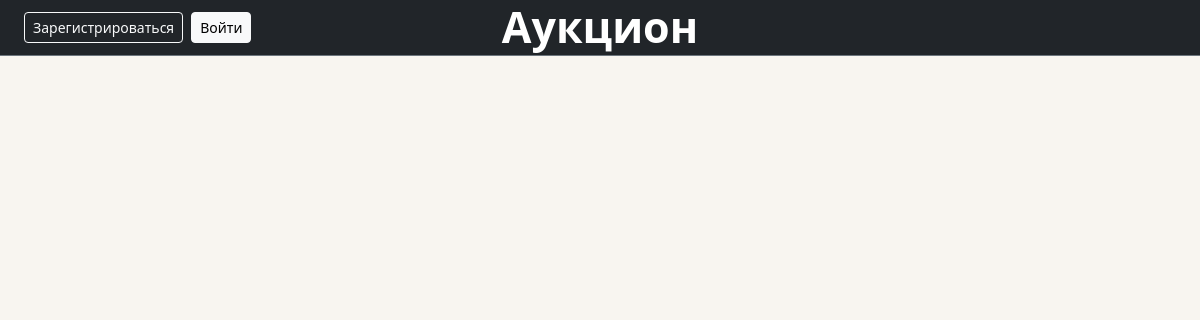
The page /index on the database as committed earlier.
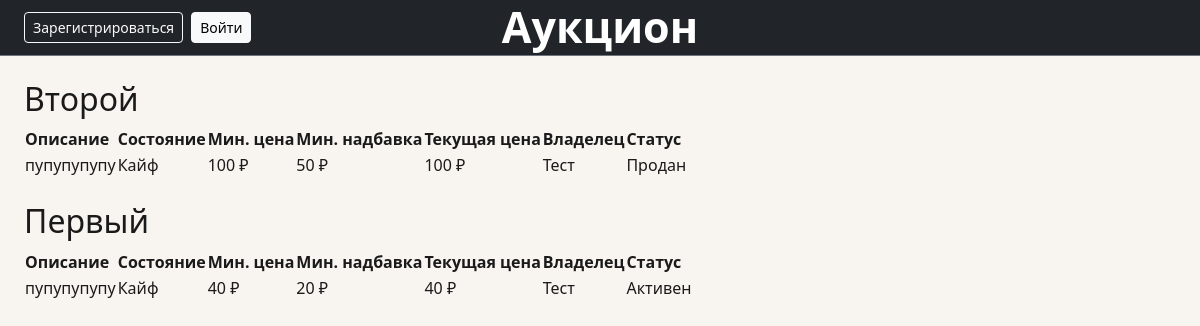
The same page on the database as committed later.
### data/lots.py (models this page shows)
class Lots(SqlAlchemyBase, SerializerMixin):
    __tablename__ = 'lots'
    id = sqlalchemy.Column(sqlalchemy.Integer,
                           primary_key=True,
                           autoincrement=True)
    name = sqlalchemy.Column(sqlalchemy.String, nullable=True) # имя лота
    description = sqlalchemy.Column(sqlalchemy.String, nullable=True) # описание
    condition = sqlalchemy.Column(sqlalchemy.String, nullable=True) # состояние лота
    minimal_cost = sqlalchemy.Column(sqlalchemy.Integer, nullable=True) # минимальная цена
    minimum_premium = sqlalchemy.Column(sqlalchemy.Integer, nullable=True) # минимальная надбавка
    curr_cost = sqlalchemy.Column(sqlalchemy.Integer, nullable=True) # текущая максимальная стоимость товара
    owner_id = sqlalchemy.Column(sqlalchemy.Integer, sqlalchemy.ForeignKey("users.id")) # id собственника товара
    is_selled = sqlalchemy.Column(sqlalchemy.Boolean, default=False) # продан ли товар
    user = orm.relationship("User")

### data/users.py (models this page shows, shortened)
class User(SqlAlchemyBase, UserMixin, SerializerMixin):
    __tablename__ = 'users'
    id = sqlalchemy.Column(sqlalchemy.Integer, primary_key=True, autoincrement=True)
    name = sqlalchemy.Column(sqlalchemy.String, nullable=True) # имя пользователя, заполняется пользователем
    email = sqlalchemy.Column(sqlalchemy.String, index=True, unique=True, nullable=True) # его почта, заполняется пользователем
    hashed_password = sqlalchemy.Column(sqlalchemy.String, nullable=True) # пароль, заполняется пользователем
    modified_date = sqlalchemy.Column(sqlalchemy.DateTime, default=datetime.datetime.now) # дата создания
    balance = sqlalchemy.Column(sqlalchemy.Integer, autoincrement=True, default=0) # баланс, автоматически = 0
    lots = orm.relationship("Lots", back_populates='user') # связь с другой бд

### main.py (the view)
@app.route('/')
@app.route('/index')
def index():
    db_sess = db_session.create_session()
    lots = db_sess.query(Lots).all()
    return render_template('lots.html', lots=lots)

### data/db_session.py (called while the page is built)
def create_session() -> Session:
    global __factory
    return __factory()

### templates/lots.html (shortened to what this page needs)
{% extends "base.html" %}
{% block content %}
{% for lot in lots %}
<h2>{{ lot.name }}</h2>
<table>
    <thead>
        <tr>
            <th>Описание</th>
            <th>Состояние</th>
            <th>Мин. цена</th>
            <th>Мин. надбавка</th>
            <th>Текущая цена</th>
            <th>Владелец</th>
            <th>Статус</th>
        </tr>
    </thead>
    <tbody>
        <tr>
            <td>{{ lot.description }}</td>
            <td>{{ lot.condition }}</td>
            <td>{{ lot.minimal_cost }} ₽</td>
            <td>{{ lot.minimum_premium }} ₽</td>
            <td>{{ lot.curr_cost if lot.curr_cost else lot.minimal_cost }} ₽</td>
            <td>{{ lot.user.name }}</td>
            <td>
                {% if lot.is_selled %}
                    Продан
                {% else %}
                    Активен
                {% endif %}
            </td>
        </tr>
    </tbody>
</table>
<br>
{% endfor %}
{% endblock %}

### templates/base.html (shortened to what this page needs)
<!DOCTYPE html>
<html lang="ru">
<head>
    <link rel="stylesheet" href="https://cdn.jsdelivr.net/npm/bootstrap@5.3.0/dist/css/bootstrap.min.css">
    <link rel="stylesheet" href="https://cdn.jsdelivr.net/npm/bootstrap-icons@1.11.0/font/bootstrap-icons.css">
    <link rel="stylesheet" href="{{ url_for('static', filename='css/style.css') }}">
</head>
<body>
<nav class="navbar navbar-dark bg-dark border-bottom border-secondary">
    <div class="container-fluid px-4">
        <div class="d-flex align-items-center gap-2">
            {% if current_user.is_authenticated %}
                <span class="text-white d-flex align-items-center gap-1 fs-5">
                    <i class="bi bi-person-circle"></i>
                    {{ current_user.name }}
                </span>
                <a class="btn btn-sm btn-outline-light" href="/logout">Выйти</a>
            {% else %}
                <a class="btn btn-sm btn-outline-light" href="/register">Зарегистрироваться</a>
                <a class="btn btn-sm btn-light" href="/login">Войти</a>
            {% endif %}
        </div>
        <a class="navbar-brand position-absolute start-50 translate-middle-x fw-bold"
           href="/"
           style="font-size: 43px"
        >Аукцион</a>
    </div>
</nav>
<div class="container-fluid px-4 py-4">
    {% block content %}
    {% endblock %}
</div>
</body>
</html>

### static/css/style.css (style rules this page uses)
body { background-color: #f8f5f0; color: #1a1a1a; }
.navbar { min-height: 56px; }
a { color: #1a1a1a; }

Rows that differ between the two databases and show on the page:
added Lots: name "Второй", description "пупупупупу", condition "Кайф", minimal_cost "100", minimum_premium "50", curr_cost "100", user.name "Тест", is_selled "Продан"
added Lots: name "Первый", description "пупупупупу", condition "Кайф", minimal_cost "40", minimum_premium "20", curr_cost "40", user.name "Тест", is_selled "Активен"
